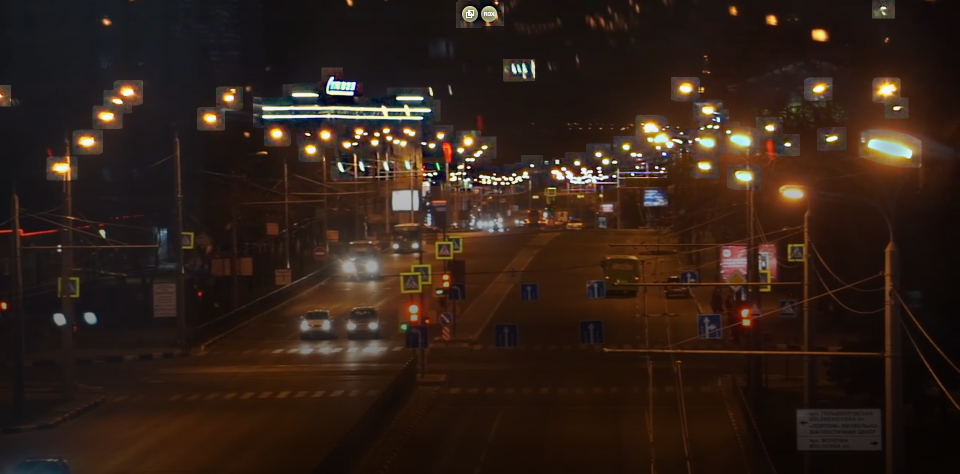
#> input picture tools/output.png, 1919 x 948 px, found by its file name (shown at 1/2 size)
$ python groundtruth.py
#> lines starting #> are read from the running program, lines starting #| are printed output that depends on the picture; long printed decimals are rounded; pictures that were not available may be replaced by others from this repository, and a replacement may not be noted
from skimage.metrics import peak_signal_noise_ratio, structural_similarity
from skimage.io import imread
from skimage.transform import resize
import numpy as np

img_output = imread('Output.png')
#> img_output is the input picture: shape (948, 1919, 3); mean R, G, B 48.5, 32.7, 24.1
img_rain = imread('rain_26.png')
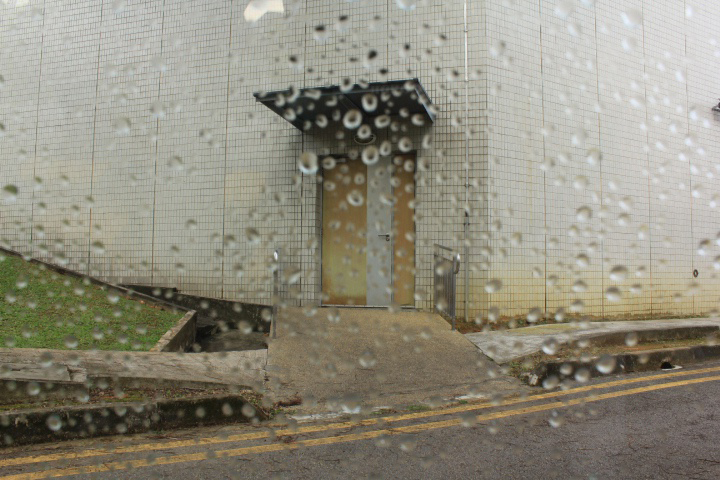
#> input picture tools/test_12.png, 720 x 480 px, given in place of rain_26.png, which was not available
#> img_rain is the input picture: shape (480, 720, 3); mean R, G, B 143.9, 140, 125
img_clean = imread('clean_22.png')
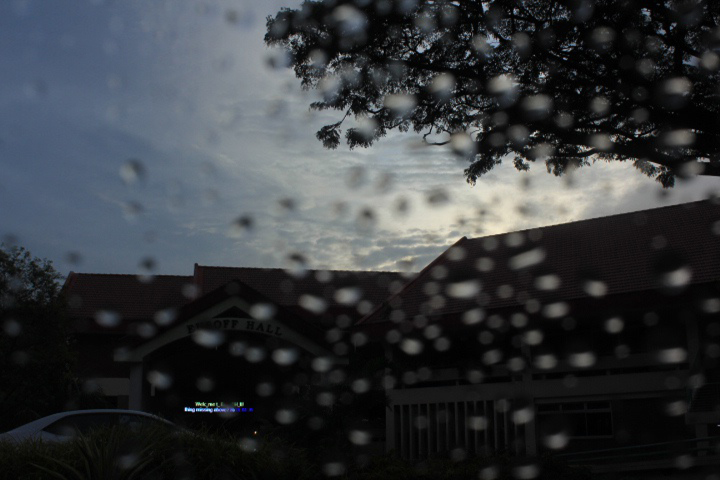
#> input picture tools/test_7.png, 720 x 480 px, given in place of clean_22.png, which was not available
#> img_clean is the input picture: shape (480, 720, 3); mean R, G, B 54.2, 57.6, 60.9

# Resize all images to match shape and channels
target_shape = img_clean.shape
#> target_shape = (480, 720, 3)
img_output_resized = resize(img_output, target_shape, preserve_range=True, anti_aliasing=True).astype(np.uint8)
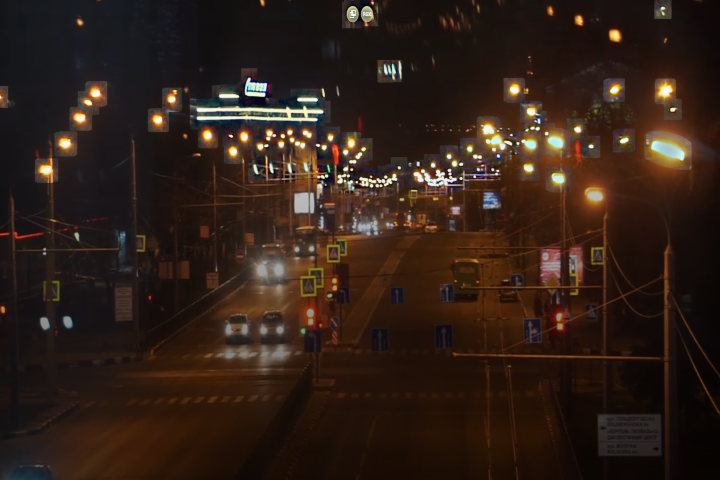
#> img_output_resized: shape (480, 720, 3); mean R, G, B 48, 32.2, 23.6
img_rain_resized = resize(img_rain, target_shape, preserve_range=True, anti_aliasing=True).astype(np.uint8)

# Set data_range according to dtype and value range
data_range = 255

# Output vs Groundtruth
psnr_output = peak_signal_noise_ratio(img_clean, img_output_resized, data_range=data_range)
#> psnr_output = 12.16
ssim_output = structural_similarity(img_clean, img_output_resized, data_range=data_range, channel_axis=-1)
#> ssim_output = 0.318

# Rain (input) vs Groundtruth
psnr_rain = peak_signal_noise_ratio(img_clean, img_rain_resized, data_range=data_range)
#> psnr_rain = 7.88
ssim_rain = structural_similarity(img_clean, img_rain_resized, data_range=data_range, channel_axis=-1)
#> ssim_rain = 0.149

print('Output vs Groundtruth: PSNR =', psnr_output, ', SSIM =', ssim_output)
#| Output vs Groundtruth: PSNR = 12.163 , SSIM = 0.3182
print('Rain (input) vs Groundtruth: PSNR =', psnr_rain, ', SSIM =', ssim_rain)
#| Rain (input) vs Groundtruth: PSNR = 7.883 , SSIM = 0.1493
